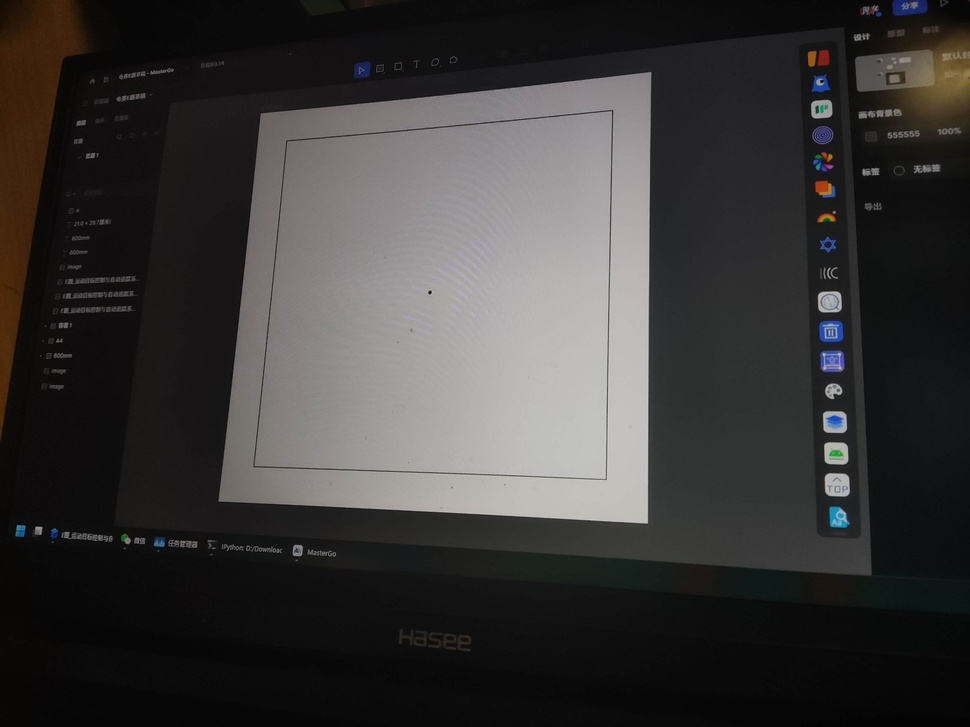
#> input picture week_9/src_1/img_1.jpg, 970 x 727 px, shrunk from 2560 x 1920 before the run, found by its file name
$ python center_corner_4.py
#> lines starting #> are read from the running program, lines starting #| are printed output that depends on the picture; after the words box and inside, x2 and y2 are one past the last pixel; in counts of white or black regions, pixels touching at a corner belong together
import numpy as np
import cv2 as cv

filename = 'week_9\src_1\img_1.jpg'
img = cv.imread(filename)
#> img is the input picture: shape (727, 970, 3); mean B, G, R 55.4, 56.1, 57.7
gray = cv.cvtColor(img, cv.COLOR_BGR2GRAY)
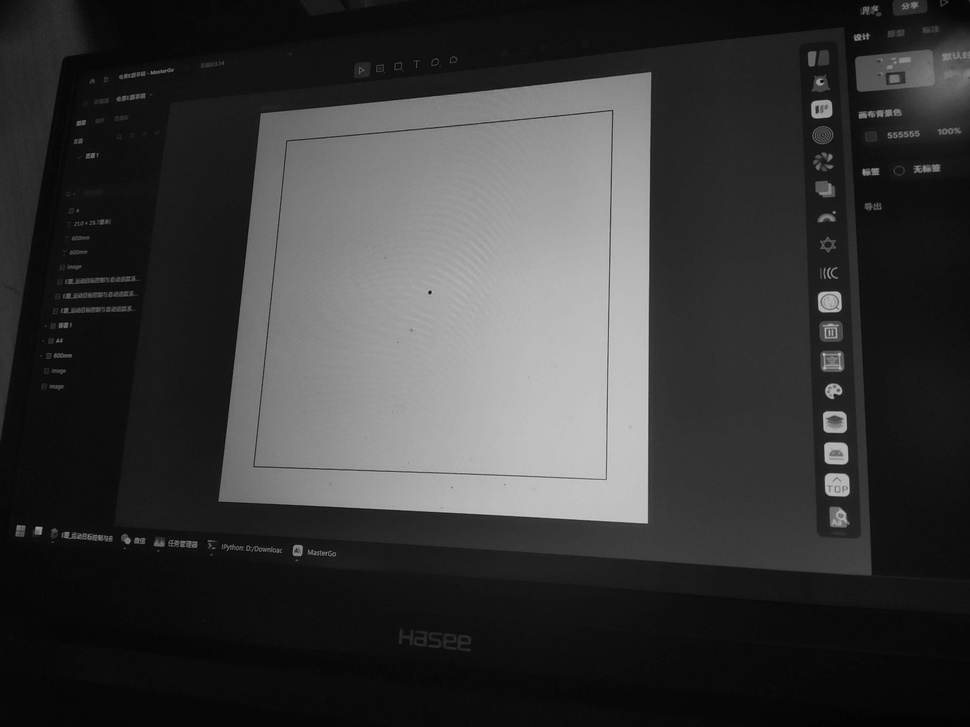
#> gray: shape (727, 970); min 0, max 208, mean 56.5

# find Harris corners
gray = np.float32(gray)
dst = cv.cornerHarris(gray, 2, 3, 0.04)
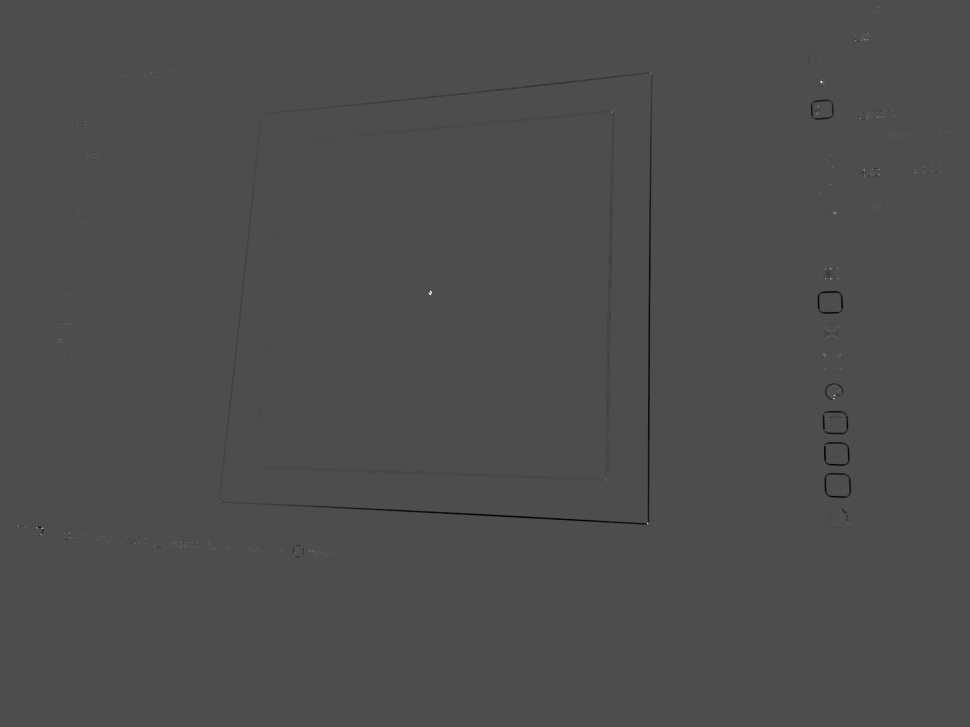
#> dst: shape (727, 970) float32; min -11275426, max 25614924, mean -28735.8; drawn with min black and max white
dst = cv.dilate(dst, None)
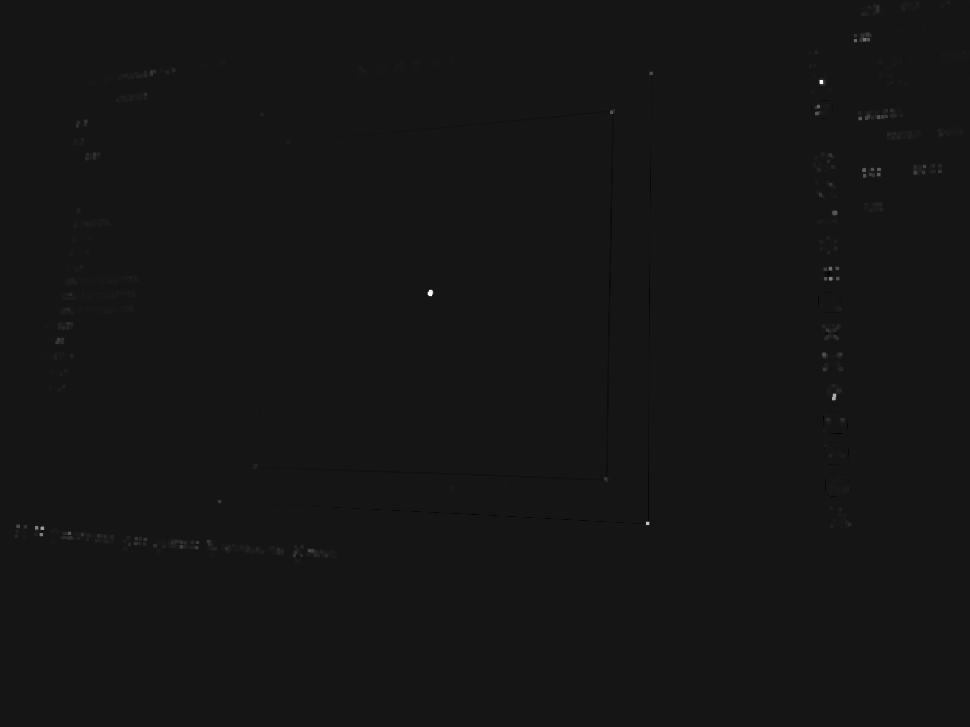
#> dst: shape (727, 970) float32; min -2407846, max 25614924, mean 14440.5; drawn with min black and max white
ret, dst = cv.threshold(dst, 0.01 * dst.max(), 255, 0)
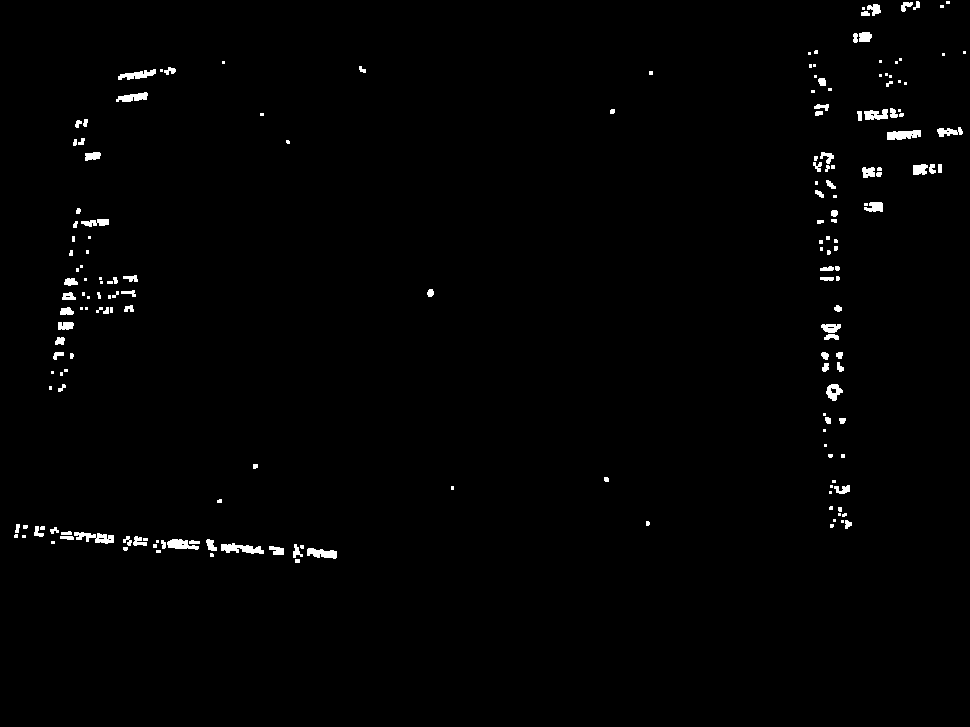
#> dst: shape (727, 970) float32; 1.1% white; 183 white regions (89 under 20 px), largest, box (x1, y1, x2, y2) and area: (221, 543, 264, 554) 285, (74, 532, 114, 544) 269, (887, 130, 921, 140) 262
#> ret = 256149.2
dst = np.uint8(dst)

# find centroids
ret, labels, stats, centroids = cv.connectedComponentsWithStats(dst)
#> labels: shape (727, 970) int32; 184 distinct labels, from 0 to 183
#> ret = 184; stats = 184 rows, first 6: [0, 0, 970, 727, 697392], [913, 1, 7, 9, 36], [946, 1, 4, 3, 12], [901, 2, 12, 10, 70], [867, 4, 14, 12, 103], [940, 5, 4, 3, 12]; centroids = 184 pairs, first value 15.6 to 964, second value 2 to 560.5

# define the criteria to stop and refine the corners
criteria = (cv.TERM_CRITERIA_EPS + cv.TERM_CRITERIA_MAX_ITER, 100, 0.001)
corners = cv.cornerSubPix(gray, np.float32(centroids), (5, 5), (-1, -1), criteria)
#> corners = 184 pairs, first value 14.68 to 964, second value 2.65 to 560.5

# Now draw them
res = np.hstack((centroids, corners))
#> res = 184 rows, first 6: [484.4, 363.8, 484.4, 363.8], [916.6, 5.08, 917.7, 2.78], [947.5, 2, 945.7, 2.65], [905.6, 5.53, 909.3, 3.96], [874.2, 8.73, 876.8, 6.33], [941.5, 6, 941.2, 5.55]
res = np.intp(res)
#> res = 184 rows, first 6: [484, 363, 484, 363], [916, 5, 917, 2], [947, 2, 945, 2], [905, 5, 909, 3], [874, 8, 876, 6], [941, 6, 941, 5]
img[res[:, 1], res[:, 0]] = [0, 0, 255]  # Mark centroids as red
#> img: shape (727, 970, 3); 0.03% of pixels changed, all inside (x1, y1, x2, y2) = (15, 2, 965, 561)
img[res[:, 3], res[:, 2]] = [0, 255, 0]  # Mark refined corners as green
#> img: shape (727, 970, 3); mean B, G, R 55.4, 56.2, 57.7

# Save the modified image
cv.imwrite('week_9\src_1\image_modified.jpeg', img)
